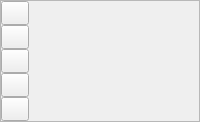
         <widget class="QFrame" name="markFrame">
          <property name="frameShape">
           <enum>QFrame::StyledPanel</enum>
          </property>
          <property name="frameShadow">
           <enum>QFrame::Raised</enum>
          </property>
          <layout class="QVBoxLayout" name="verticalLayout_5">
           <property name="spacing">
            <number>0</number>
           </property>
           <property name="margin">
            <number>0</number>
           </property>
           <item>
            <widget class="QPushButton" name="prevMarkButton">
             <property name="sizePolicy">
              <sizepolicy hsizetype="Fixed" vsizetype="Fixed">
               <horstretch>0</horstretch>
               <verstretch>0</verstretch>
              </sizepolicy>
             </property>
             <property name="minimumSize">
              <size>
               <width>28</width>
               <height>24</height>
              </size>
             </property>
             <property name="maximumSize">
              <size>
               <width>28</width>
               <height>24</height>
              </size>
             </property>
             <property name="toolTip">
              <string>&lt;!DOCTYPE HTML PUBLIC &quot;-//W3C//DTD HTML 4.0//EN&quot; &quot;http://www.w3.org/TR/REC-html40/strict.dtd&quot;&gt;
&lt;html&gt;&lt;head&gt;&lt;meta name=&quot;qrichtext&quot; content=&quot;1&quot; /&gt;&lt;style type=&quot;text/css&quot;&gt;
p, li { white-space: pre-wrap; }
&lt;/style&gt;&lt;/head&gt;&lt;body style=&quot; font-family:'MS Shell Dlg 2'; font-size:8.25pt; font-weight:400; font-style:normal;&quot;&gt;
&lt;p style=&quot; margin-top:0px; margin-bottom:0px; margin-left:0px; margin-right:0px; -qt-block-indent:0; text-indent:0px;&quot;&gt;&lt;span style=&quot; font-size:8pt;&quot;&gt;Jump to the previous mark&lt;/span&gt;&lt;/p&gt;
&lt;p style=&quot; margin-top:0px; margin-bottom:0px; margin-left:0px; margin-right:0px; -qt-block-indent:0; text-indent:0px;&quot;&gt;&lt;span style=&quot; font-size:8pt;&quot;&gt;[Up]&lt;/span&gt;&lt;/p&gt;&lt;/body&gt;&lt;/html&gt;</string>
             </property>
             <property name="text">
              <string/>
             </property>
             <property name="icon">
              <iconset resource="Images/llp.qrc">
               <normaloff>:/Images/PreviousMark</normaloff>:/Images/PreviousMark</iconset>
             </property>
            </widget>
           </item>
           <item>
            <widget class="QPushButton" name="markButton">
             <property name="sizePolicy">
              <sizepolicy hsizetype="Fixed" vsizetype="Fixed">
               <horstretch>0</horstretch>
               <verstretch>0</verstretch>
              </sizepolicy>
             </property>
             <property name="minimumSize">
              <size>
               <width>28</width>
               <height>24</height>
              </size>
             </property>
             <property name="maximumSize">
              <size>
               <width>28</width>
               <height>24</height>
              </size>
             </property>
             <property name="toolTip">
              <string>&lt;!DOCTYPE HTML PUBLIC &quot;-//W3C//DTD HTML 4.0//EN&quot; &quot;http://www.w3.org/TR/REC-html40/strict.dtd&quot;&gt;
&lt;html&gt;&lt;head&gt;&lt;meta name=&quot;qrichtext&quot; content=&quot;1&quot; /&gt;&lt;style type=&quot;text/css&quot;&gt;
p, li { white-space: pre-wrap; }
&lt;/style&gt;&lt;/head&gt;&lt;body style=&quot; font-family:'MS Shell Dlg 2'; font-size:8.25pt; font-weight:400; font-style:normal;&quot;&gt;
&lt;p style=&quot; margin-top:0px; margin-bottom:0px; margin-left:0px; margin-right:0px; -qt-block-indent:0; text-indent:0px;&quot;&gt;&lt;span style=&quot; font-size:8pt;&quot;&gt;Add/delete a mark at the current position&lt;/span&gt;&lt;/p&gt;
&lt;p style=&quot; margin-top:0px; margin-bottom:0px; margin-left:0px; margin-right:0px; -qt-block-indent:0; text-indent:0px;&quot;&gt;&lt;span style=&quot; font-size:8pt;&quot;&gt;[Return]&lt;/span&gt;&lt;/p&gt;&lt;/body&gt;&lt;/html&gt;</string>
             </property>
             <property name="text">
              <string/>
             </property>
             <property name="icon">
              <iconset resource="Images/llp.qrc">
               <normaloff>:/Images/Mark</normaloff>:/Images/Mark</iconset>
             </property>
            </widget>
           </item>
           <item>
            <widget class="QPushButton" name="nextMarkButton">
             <property name="sizePolicy">
              <sizepolicy hsizetype="Fixed" vsizetype="Fixed">
               <horstretch>0</horstretch>
               <verstretch>0</verstretch>
              </sizepolicy>
             </property>
             <property name="minimumSize">
              <size>
               <width>28</width>
               <height>24</height>
              </size>
             </property>
             <property name="maximumSize">
              <size>
               <width>28</width>
               <height>24</height>
              </size>
             </property>
             <property name="toolTip">
              <string>&lt;!DOCTYPE HTML PUBLIC &quot;-//W3C//DTD HTML 4.0//EN&quot; &quot;http://www.w3.org/TR/REC-html40/strict.dtd&quot;&gt;
&lt;html&gt;&lt;head&gt;&lt;meta name=&quot;qrichtext&quot; content=&quot;1&quot; /&gt;&lt;style type=&quot;text/css&quot;&gt;
p, li { white-space: pre-wrap; }
&lt;/style&gt;&lt;/head&gt;&lt;body style=&quot; font-family:'MS Shell Dlg 2'; font-size:8.25pt; font-weight:400; font-style:normal;&quot;&gt;
&lt;p style=&quot; margin-top:0px; margin-bottom:0px; margin-left:0px; margin-right:0px; -qt-block-indent:0; text-indent:0px;&quot;&gt;&lt;span style=&quot; font-size:8pt;&quot;&gt;Jump to the next mark&lt;/span&gt;&lt;/p&gt;
&lt;p style=&quot; margin-top:0px; margin-bottom:0px; margin-left:0px; margin-right:0px; -qt-block-indent:0; text-indent:0px;&quot;&gt;&lt;span style=&quot; font-size:8pt;&quot;&gt;[Down]&lt;/span&gt;&lt;/p&gt;&lt;/body&gt;&lt;/html&gt;</string>
             </property>
             <property name="text">
              <string/>
             </property>
             <property name="icon">
              <iconset resource="Images/llp.qrc">
               <normaloff>:/Images/NextMark</normaloff>:/Images/NextMark</iconset>
             </property>
            </widget>
           </item>
           <item>
            <widget class="QPushButton" name="zoomInButton">
             <property name="sizePolicy">
              <sizepolicy hsizetype="Fixed" vsizetype="Fixed">
               <horstretch>0</horstretch>
               <verstretch>0</verstretch>
              </sizepolicy>
             </property>
             <property name="minimumSize">
              <size>
               <width>28</width>
               <height>24</height>
              </size>
             </property>
             <property name="maximumSize">
              <size>
               <width>28</width>
               <height>24</height>
              </size>
             </property>
             <property name="toolTip">
              <string>&lt;!DOCTYPE HTML PUBLIC &quot;-//W3C//DTD HTML 4.0//EN&quot; &quot;http://www.w3.org/TR/REC-html40/strict.dtd&quot;&gt;
&lt;html&gt;&lt;head&gt;&lt;meta name=&quot;qrichtext&quot; content=&quot;1&quot; /&gt;&lt;style type=&quot;text/css&quot;&gt;
p, li { white-space: pre-wrap; }
&lt;/style&gt;&lt;/head&gt;&lt;body style=&quot; font-family:'MS Shell Dlg 2'; font-size:8.25pt; font-weight:400; font-style:normal;&quot;&gt;
&lt;p style=&quot; margin-top:0px; margin-bottom:0px; margin-left:0px; margin-right:0px; -qt-block-indent:0; text-indent:0px;&quot;&gt;&lt;span style=&quot; font-size:8pt;&quot;&gt;Zoom In&lt;/span&gt;&lt;/p&gt;
&lt;p style=&quot; margin-top:0px; margin-bottom:0px; margin-left:0px; margin-right:0px; -qt-block-indent:0; text-indent:0px;&quot;&gt;&lt;span style=&quot; font-size:8pt;&quot;&gt;[Ctrl++]&lt;/span&gt;&lt;/p&gt;&lt;/body&gt;&lt;/html&gt;</string>
             </property>
             <property name="text">
              <string/>
             </property>
             <property name="icon">
              <iconset resource="Images/llp.qrc">
               <normaloff>:/Images/Zoom In</normaloff>:/Images/Zoom In</iconset>
             </property>
            </widget>
           </item>
           <item>
            <widget class="QPushButton" name="zoomOutButton">
             <property name="sizePolicy">
              <sizepolicy hsizetype="Fixed" vsizetype="Fixed">
               <horstretch>0</horstretch>
               <verstretch>0</verstretch>
              </sizepolicy>
             </property>
             <property name="minimumSize">
              <size>
               <width>28</width>
               <height>24</height>
              </size>
             </property>
             <property name="maximumSize">
              <size>
               <width>28</width>
               <height>24</height>
              </size>
             </property>
             <property name="toolTip">
              <string>&lt;!DOCTYPE HTML PUBLIC &quot;-//W3C//DTD HTML 4.0//EN&quot; &quot;http://www.w3.org/TR/REC-html40/strict.dtd&quot;&gt;
&lt;html&gt;&lt;head&gt;&lt;meta name=&quot;qrichtext&quot; content=&quot;1&quot; /&gt;&lt;style type=&quot;text/css&quot;&gt;
p, li { white-space: pre-wrap; }
&lt;/style&gt;&lt;/head&gt;&lt;body style=&quot; font-family:'MS Shell Dlg 2'; font-size:8.25pt; font-weight:400; font-style:normal;&quot;&gt;
&lt;p style=&quot; margin-top:0px; margin-bottom:0px; margin-left:0px; margin-right:0px; -qt-block-indent:0; text-indent:0px;&quot;&gt;&lt;span style=&quot; font-size:8pt;&quot;&gt;Zoom Out&lt;/span&gt;&lt;/p&gt;
&lt;p style=&quot; margin-top:0px; margin-bottom:0px; margin-left:0px; margin-right:0px; -qt-block-indent:0; text-indent:0px;&quot;&gt;&lt;span style=&quot; font-size:8pt;&quot;&gt;[Ctrl+-]&lt;/span&gt;&lt;/p&gt;&lt;/body&gt;&lt;/html&gt;</string>
             </property>
             <property name="text">
              <string/>
             </property>
             <property name="icon">
              <iconset resource="Images/llp.qrc">
               <normaloff>:/Images/Zoom Out</normaloff>:/Images/Zoom Out</iconset>
             </property>
            </widget>
           </item>
          </layout>
         </widget>
